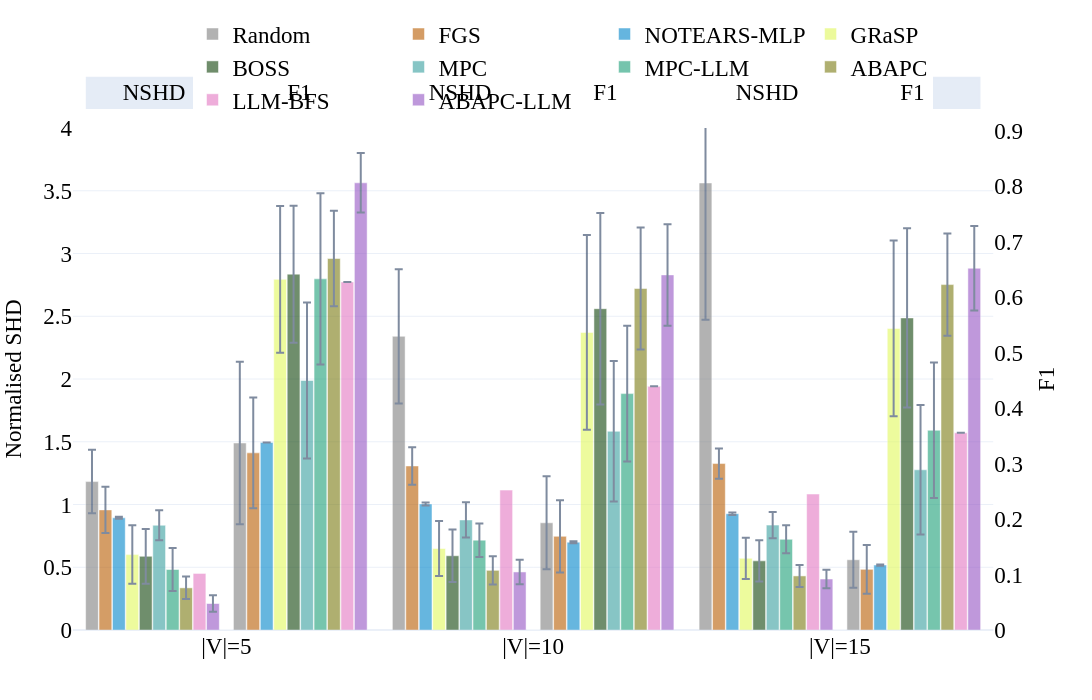
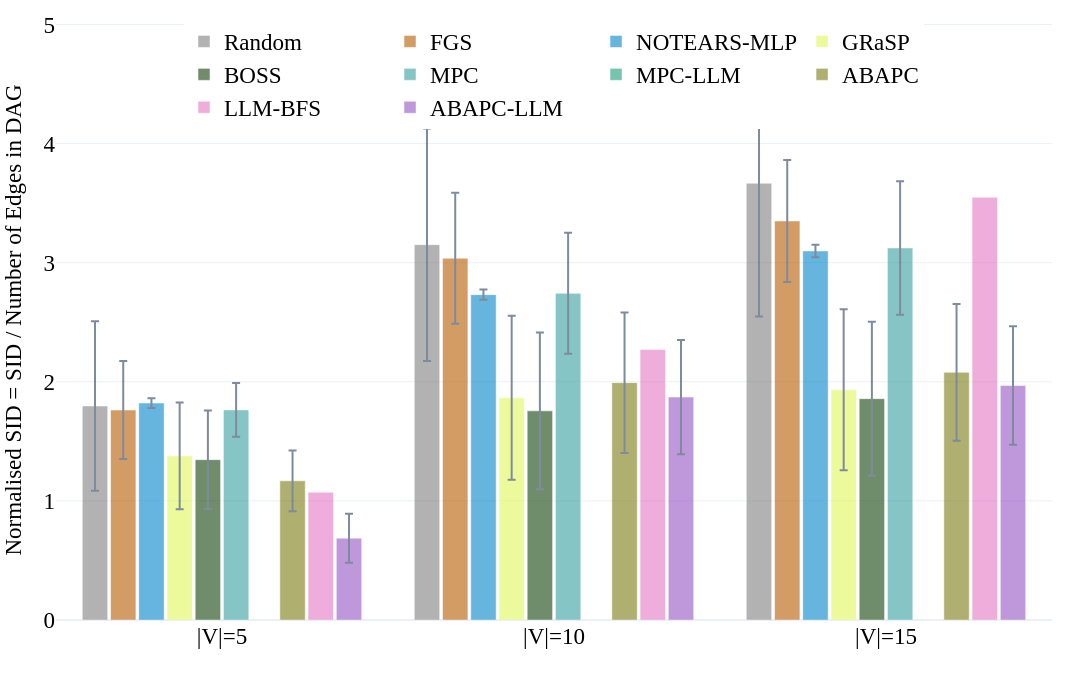
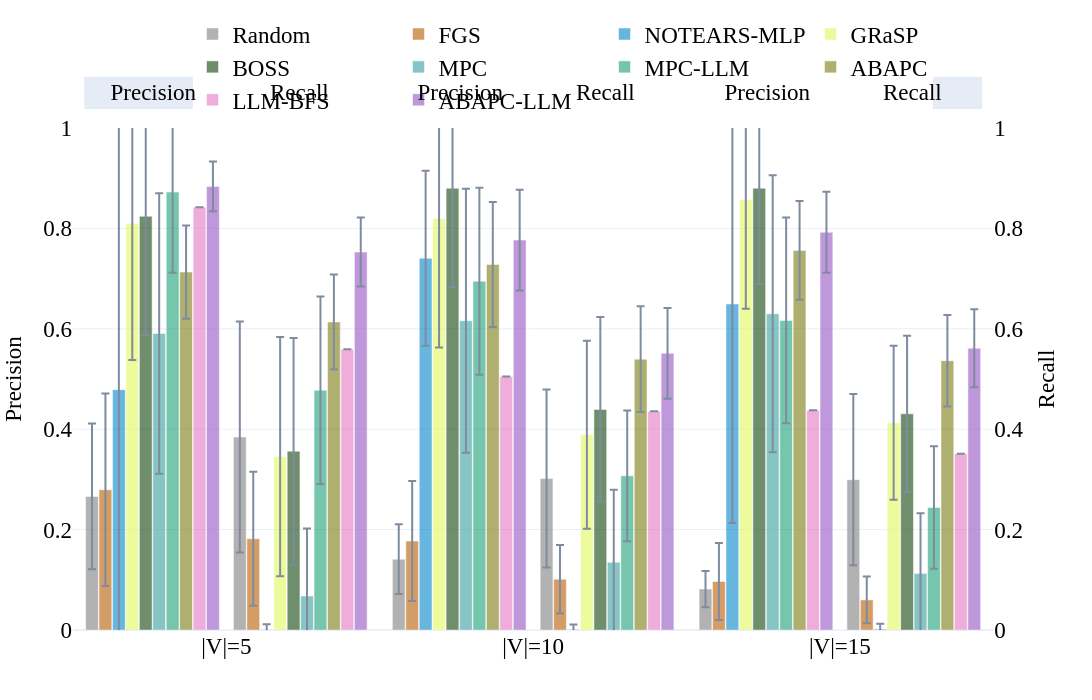
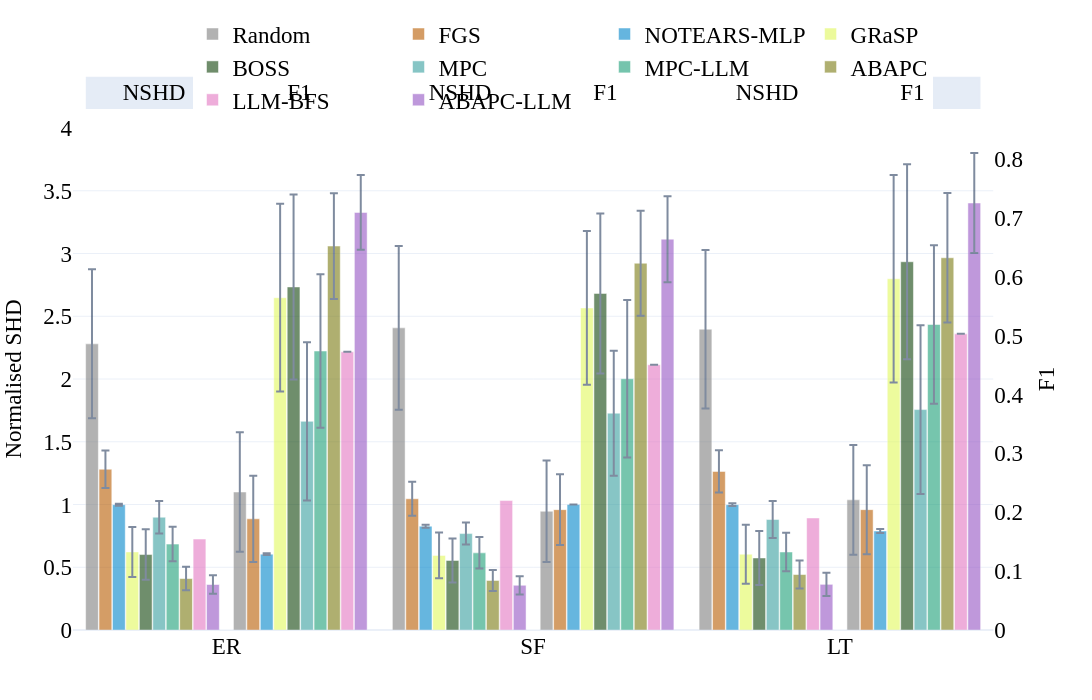

Here is the notebook cell these charts were saved with, in order:
### Code cell
if methods:
    if not dag_by_nodes.empty:
        double_bar_chart_plotly(
            dag_by_nodes,
            ['p_shd', 'F1'],
            names_dict,
            colors_dict,
            methods,
            save_figs=save_figs,
            output_name="../results/figs/Fig.8b_SHD_SID_dag_by_nodes.html",
            debug=False,
            range_y1=[0, 4],
            range_y2=[0, 1],
            font_size=23,
        )
        dag_nodes_coverage = (
            dag_by_nodes
            .pivot_table(index='dataset', columns='model', values='graph_count', aggfunc='max', fill_value=0)
            .astype(int)
        )
        bar_chart_plotly(
            dag_by_nodes,
            'p_SID',
            names_dict,
            colors_dict,
            methods,
            save_figs=save_figs,
            output_name="../results/figs/Fig.8b_SHD_SID_dag_by_nodes_F1.html",
            debug=False,
            font_size=23,
        )
        double_bar_chart_plotly(
            dag_by_nodes,
            ['precision', 'recall'],
            names_dict,
            colors_dict,
            methods,
            save_figs=save_figs,
            output_name="../results/figs/Fig.8b_SHD_SID_dag_by_nodes_precision_recall.html",
            debug=False,
            range_y1=[0, 1],
            range_y2=[0, 1],
            font_size=23,
        )
        display(dag_nodes_coverage)
    else:
        print('No DAG node-level aggregation available.')
    if not dag_by_graph_type.empty:
        double_bar_chart_plotly(
            dag_by_graph_type,
            ['p_shd', 'F1'],
            names_dict,
            colors_dict,
            methods,
            save_figs=save_figs,
            output_name="../results/figs/Fig.8c_SHD_SID_dag_by_type.html",
            debug=False,
            range_y1=[0, 4],
            range_y2=[0, 1],
            font_size=23,
        )
        bar_chart_plotly(
            dag_by_graph_type,
            'p_SID',
            names_dict,
            colors_dict,
            methods,
            save_figs=save_figs,
            output_name="../results/figs/Fig.8c_SHD_SID_dag_by_type_F1.html",
            debug=False,
            font_size=23,
        )
        double_bar_chart_plotly(
            dag_by_graph_type,
            ['precision', 'recall'],
            names_dict,
            colors_dict,
            methods,
            save_figs=save_figs,
            output_name="../results/figs/Fig.8c_SHD_SID_dag_by_type_precision_recall.html",
            debug=False,
            range_y1=[0, 1],
            range_y2=[0, 1],
            font_size=23,
        )

        dag_type_coverage = (
            dag_by_graph_type
            .pivot_table(index='dataset', columns='model', values='graph_count', aggfunc='max', fill_value=0)
            .astype(int)
        )
        display(dag_type_coverage)
    else:
        print('No DAG graph-type aggregation available.')
else:
    print('No methods configured for the grouped DAG plots.')

### Figure 1 — Plotly figure (JSON) as saved in the notebook; plotly's stock layout.template omitted (floating-point values rounded to 4 significant figures)
{"data": [{"error_y": {"array": [0.2529, 0.5347, 1.09], "type": "data", "visible": true}, "marker": {"color": "#7f7f7f"}, "name": "Random", "offsetgroup": "0", "opacity": 0.6, "showlegend": true, "type": "bar", "x": ["|V|=5", "|V|=10", "|V|=15"], "y": [1.183, 2.34, 3.562], "yaxis": "y"}, {"error_y": {"array": [0.1839, 0.1494, 0.12], "type": "data", "visible": true}, "marker": {"color": "#b85c00"}, "name": "FGS", "offsetgroup": "1", "opacity": 0.6, "showlegend": true, "type": "bar", "x": ["|V|=5", "|V|=10", "|V|=15"], "y": [0.9571, 1.307, 1.326], "yaxis": "y"}, {"error_y": {"array": [0.008476, 0.01185, 0.0102], "type": "data", "visible": true}, "marker": {"color": "#0085CA"}, "name": "NOTEARS-MLP", "offsetgroup": "2", "opacity": 0.6, "showlegend": true, "type": "bar", "x": ["|V|=5", "|V|=10", "|V|=15"], "y": [0.8939, 1.004, 0.9266], "yaxis": "y"}, {"error_y": {"array": [0.233, 0.2185, 0.1644], "type": "data", "visible": true}, "marker": {"color": "#e1f85c"}, "name": "GRaSP", "offsetgroup": "3", "opacity": 0.6, "showlegend": true, "type": "bar", "x": ["|V|=5", "|V|=10", "|V|=15"], "y": [0.6007, 0.6492, 0.5712], "yaxis": "y"}, {"error_y": {"array": [0.2177, 0.2099, 0.164], "type": "data", "visible": true}, "marker": {"color": "#10430A"}, "name": "BOSS", "offsetgroup": "4", "opacity": 0.6, "showlegend": true, "type": "bar", "x": ["|V|=5", "|V|=10", "|V|=15"], "y": [0.587, 0.5915, 0.5509], "yaxis": "y"}, {"error_y": {"array": [0.1193, 0.1408, 0.1045], "type": "data", "visible": true}, "marker": {"color": "#379f9f"}, "name": "MPC", "offsetgroup": "5", "opacity": 0.6, "showlegend": true, "type": "bar", "x": ["|V|=5", "|V|=10", "|V|=15"], "y": [0.8347, 0.8769, 0.8357], "yaxis": "y"}, {"error_y": {"array": [0.171, 0.1336, 0.1117], "type": "data", "visible": true}, "marker": {"color": "#1b9e77"}, "name": "MPC-LLM", "offsetgroup": "6", "opacity": 0.6, "showlegend": true, "type": "bar", "x": ["|V|=5", "|V|=10", "|V|=15"], "y": [0.482, 0.716, 0.7225], "yaxis": "y"}, {"error_y": {"array": [0.08962, 0.1126, 0.08743], "type": "data", "visible": true}, "marker": {"color": "#7b7b12"}, "name": "ABAPC", "offsetgroup": "7", "opacity": 0.6, "showlegend": true, "type": "bar", "x": ["|V|=5", "|V|=10", "|V|=15"], "y": [0.3358, 0.4756, 0.431], "yaxis": "y"}, {"error_y": {"array": [NaN, NaN, NaN], "type": "data", "visible": true}, "marker": {"color": "#e377c2"}, "name": "LLM-BFS", "offsetgroup": "8", "opacity": 0.6, "showlegend": true, "type": "bar", "x": ["|V|=5", "|V|=10", "|V|=15"], "y": [0.4508, 1.115, 1.084], "yaxis": "y"}, {"error_y": {"array": [0.06582, 0.09808, 0.07444], "type": "data", "visible": true}, "marker": {"color": "#9454c4"}, "name": "ABAPC-LLM", "offsetgroup": "9", "opacity": 0.6, "showlegend": true, "type": "bar", "x": ["|V|=5", "|V|=10", "|V|=15"], "y": [0.211, 0.4626, 0.4064], "yaxis": "y"}, {"marker": {"color": "white"}, "name": "", "offsetgroup": "10", "opacity": 1, "showlegend": false, "type": "bar", "x": ["|V|=5", "|V|=10", "|V|=15"], "y": [0.0, 0.0, 0.0]}, {"error_y": {"array": [0.1467, 0.08389, 0.05056], "type": "data", "visible": true}, "marker": {"color": "#7f7f7f"}, "name": "Random", "offsetgroup": "11", "opacity": 0.6, "showlegend": false, "type": "bar", "x": ["|V|=5", "|V|=10", "|V|=15"], "y": [0.3372, 0.1933, 0.1267], "yaxis": "y2"}, {"error_y": {"array": [0.1, 0.065, 0.04389], "type": "data", "visible": true}, "marker": {"color": "#b85c00"}, "name": "FGS", "offsetgroup": "12", "opacity": 0.6, "showlegend": false, "type": "bar", "x": ["|V|=5", "|V|=10", "|V|=15"], "y": [0.3194, 0.1689, 0.1094], "yaxis": "y2"}, {"error_y": {"array": [0.0, 0.001667, 0.001111], "type": "data", "visible": true}, "marker": {"color": "#0085CA"}, "name": "NOTEARS-MLP", "offsetgroup": "13", "opacity": 0.6, "showlegend": false, "type": "bar", "x": ["|V|=5", "|V|=10", "|V|=15"], "y": [0.3383, 0.1583, 0.1171], "yaxis": "y2"}, {"error_y": {"array": [0.1324, 0.1756, 0.1583], "type": "data", "visible": true}, "marker": {"color": "#e1f85c"}, "name": "GRaSP", "offsetgroup": "14", "opacity": 0.6, "showlegend": false, "type": "bar", "x": ["|V|=5", "|V|=10", "|V|=15"], "y": [0.6324, 0.5367, 0.5439], "yaxis": "y2"}, {"error_y": {"array": [0.1235, 0.1728, 0.1617], "type": "data", "visible": true}, "marker": {"color": "#10430A"}, "name": "BOSS", "offsetgroup": "15", "opacity": 0.6, "showlegend": false, "type": "bar", "x": ["|V|=5", "|V|=10", "|V|=15"], "y": [0.6418, 0.5794, 0.5628], "yaxis": "y2"}, {"error_y": {"array": [0.1406, 0.1267, 0.1167], "type": "data", "visible": true}, "marker": {"color": "#379f9f"}, "name": "MPC", "offsetgroup": "16", "opacity": 0.6, "showlegend": false, "type": "bar", "x": ["|V|=5", "|V|=10", "|V|=15"], "y": [0.45, 0.3583, 0.2889], "yaxis": "y2"}, {"error_y": {"array": [0.1544, 0.1222, 0.1222], "type": "data", "visible": true}, "marker": {"color": "#1b9e77"}, "name": "MPC-LLM", "offsetgroup": "17", "opacity": 0.6, "showlegend": false, "type": "bar", "x": ["|V|=5", "|V|=10", "|V|=15"], "y": [0.6332, 0.4263, 0.3601], "yaxis": "y2"}, {"error_y": {"array": [0.08622, 0.1101, 0.09229], "type": "data", "visible": true}, "marker": {"color": "#7b7b12"}, "name": "ABAPC", "offsetgroup": "18", "opacity": 0.6, "showlegend": false, "type": "bar", "x": ["|V|=5", "|V|=10", "|V|=15"], "y": [0.6699, 0.6158, 0.6229], "yaxis": "y2"}, {"error_y": {"array": [null, null, null], "type": "data", "visible": true}, "marker": {"color": "#e377c2"}, "name": "LLM-BFS", "offsetgroup": "19", "opacity": 0.6, "showlegend": false, "type": "bar", "x": ["|V|=5", "|V|=10", "|V|=15"], "y": [0.6278, 0.4394, 0.3557], "yaxis": "y2"}, {"error_y": {"array": [0.05358, 0.09155, 0.07608], "type": "data", "visible": true}, "marker": {"color": "#9454c4"}, "name": "ABAPC-LLM", "offsetgroup": "20", "opacity": 0.6, "showlegend": false, "type": "bar", "x": ["|V|=5", "|V|=10", "|V|=15"], "y": [0.8065, 0.6404, 0.6524], "yaxis": "y2"}], "layout": {"annotations": [{"font": {"color": "black", "size": 23}, "showarrow": false, "text": "         NSHD         ", "x": 0.0875, "xanchor": "center", "xref": "x domain", "y": 1.07, "yanchor": "middle", "yref": "y domain"}, {"font": {"color": "black", "size": 23}, "showarrow": false, "text": "           F1           ", "x": 0.2458, "xanchor": "center", "xref": "x domain", "y": 1.07, "yanchor": "middle", "yref": "y domain"}, {"font": {"color": "black", "size": 23}, "showarrow": false, "text": "         NSHD         ", "x": 0.4208, "xanchor": "center", "xref": "x domain", "y": 1.07, "yanchor": "middle", "yref": "y domain"}, {"font": {"color": "black", "size": 23}, "showarrow": false, "text": "           F1           ", "x": 0.5792, "xanchor": "center", "xref": "x domain", "y": 1.07, "yanchor": "middle", "yref": "y domain"}, {"font": {"color": "black", "size": 23}, "showarrow": false, "text": "         NSHD         ", "x": 0.7542, "xanchor": "center", "xref": "x domain", "y": 1.07, "yanchor": "middle", "yref": "y domain"}, {"font": {"color": "black", "size": 23}, "showarrow": false, "text": "           F1           ", "x": 0.9125, "xanchor": "center", "xref": "x domain", "y": 1.07, "yanchor": "middle", "yref": "y domain"}], "bargap": 0.08, "bargroupgap": 0.05, "barmode": "group", "font": {"color": "black", "family": "Serif", "size": 23}, "height": 700, "hovermode": "x unified", "legend": {"orientation": "h", "x": 0.5, "xanchor": "center", "y": 1.23, "yanchor": "top"}, "margin": {"b": 70, "l": 40, "r": 40, "t": 80}, "shapes": [{"fillcolor": "#E5ECF6", "layer": "below", "line": {"color": "#E5ECF6", "width": 2}, "type": "rect", "x0": 0.015, "x1": 0.16, "xref": "x domain", "y0": 1.04, "y1": 1.1, "yref": "y domain"}, {"fillcolor": "#E5ECF6", "layer": "below", "line": {"color": "#E5ECF6", "width": 2}, "type": "rect", "x0": 0.1733, "x1": 0.3183, "xref": "x domain", "y0": 1.04, "y1": 1.1, "yref": "y domain"}, {"fillcolor": "#E5ECF6", "layer": "below", "line": {"color": "#E5ECF6", "width": 2}, "type": "rect", "x0": 0.3483, "x1": 0.4933, "xref": "x domain", "y0": 1.04, "y1": 1.1, "yref": "y domain"}, {"fillcolor": "#E5ECF6", "layer": "below", "line": {"color": "#E5ECF6", "width": 2}, "type": "rect", "x0": 0.5067, "x1": 0.6517, "xref": "x domain", "y0": 1.04, "y1": 1.1, "yref": "y domain"}, {"fillcolor": "#E5ECF6", "layer": "below", "line": {"color": "#E5ECF6", "width": 2}, "type": "rect", "x0": 0.6817, "x1": 0.8267, "xref": "x domain", "y0": 1.04, "y1": 1.1, "yref": "y domain"}, {"fillcolor": "#E5ECF6", "layer": "below", "line": {"color": "#E5ECF6", "width": 2}, "type": "rect", "x0": 0.84, "x1": 0.985, "xref": "x domain", "y0": 1.04, "y1": 1.1, "yref": "y domain"}], "width": 1600, "xaxis": {"anchor": "y", "domain": [0.0, 0.94]}, "yaxis": {"anchor": "x", "domain": [0.0, 1.0], "range": [0, 4], "title": {"font": {"size": 23}, "text": "Normalised SHD"}}, "yaxis2": {"anchor": "x", "overlaying": "y", "scaleanchor": 0, "showgrid": false, "showline": false, "showticklabels": true, "side": "right", "title": {"font": {"size": 23}, "text": "F1"}, "zeroline": true}}}

### Figure 2 — Plotly figure (JSON) as saved in the notebook; plotly's stock layout.template omitted (floating-point values rounded to 4 significant figures)
{"data": [{"error_y": {"array": [0.7111, 0.9765, 1.119], "type": "data", "visible": true}, "marker": {"color": "#7f7f7f"}, "name": "Random", "opacity": 0.6, "type": "bar", "x": ["|V|=5", "|V|=10", "|V|=15"], "y": [1.796, 3.151, 3.667]}, {"error_y": {"array": [0.4115, 0.5496, 0.512], "type": "data", "visible": true}, "marker": {"color": "#b85c00"}, "name": "FGS", "opacity": 0.6, "type": "bar", "x": ["|V|=5", "|V|=10", "|V|=15"], "y": [1.763, 3.038, 3.351]}, {"error_y": {"array": [0.04102, 0.04209, 0.05188], "type": "data", "visible": true}, "marker": {"color": "#0085CA"}, "name": "NOTEARS-MLP", "opacity": 0.6, "type": "bar", "x": ["|V|=5", "|V|=10", "|V|=15"], "y": [1.822, 2.732, 3.099]}, {"error_y": {"array": [0.4479, 0.6886, 0.6763], "type": "data", "visible": true}, "marker": {"color": "#e1f85c"}, "name": "GRaSP", "opacity": 0.6, "type": "bar", "x": ["|V|=5", "|V|=10", "|V|=15"], "y": [1.379, 1.865, 1.933]}, {"error_y": {"array": [0.4127, 0.6578, 0.6466], "type": "data", "visible": true}, "marker": {"color": "#10430A"}, "name": "BOSS", "opacity": 0.6, "type": "bar", "x": ["|V|=5", "|V|=10", "|V|=15"], "y": [1.346, 1.756, 1.859]}, {"error_y": {"array": [0.2254, 0.5081, 0.5601], "type": "data", "visible": true}, "marker": {"color": "#379f9f"}, "name": "MPC", "opacity": 0.6, "type": "bar", "x": ["|V|=5", "|V|=10", "|V|=15"], "y": [1.764, 2.743, 3.124]}, {"error_y": {"array": [NaN, NaN, NaN], "type": "data", "visible": true}, "marker": {"color": "#1b9e77"}, "name": "MPC-LLM", "opacity": 0.6, "type": "bar", "x": ["|V|=5", "|V|=10", "|V|=15"], "y": [NaN, NaN, NaN]}, {"error_y": {"array": [0.255, 0.5899, 0.5746], "type": "data", "visible": true}, "marker": {"color": "#7b7b12"}, "name": "ABAPC", "opacity": 0.6, "type": "bar", "x": ["|V|=5", "|V|=10", "|V|=15"], "y": [1.169, 1.993, 2.079]}, {"error_y": {"array": [NaN, NaN, NaN], "type": "data", "visible": true}, "marker": {"color": "#e377c2"}, "name": "LLM-BFS", "opacity": 0.6, "type": "bar", "x": ["|V|=5", "|V|=10", "|V|=15"], "y": [1.073, 2.27, 3.549]}, {"error_y": {"array": [0.2054, 0.4797, 0.4979], "type": "data", "visible": true}, "marker": {"color": "#9454c4"}, "name": "ABAPC-LLM", "opacity": 0.6, "type": "bar", "x": ["|V|=5", "|V|=10", "|V|=15"], "y": [0.6867, 1.872, 1.969]}], "layout": {"bargap": 0.15, "bargroupgap": 0.1, "barmode": "group", "font": {"color": "black", "family": "Serif", "size": 23}, "height": 700, "hovermode": "x unified", "legend": {"orientation": "h", "x": 0.5, "xanchor": "center", "y": 1, "yanchor": "top"}, "margin": {"b": 80, "l": 40, "r": 40, "t": 20}, "width": 1600, "yaxis": {"title": {"font": {"size": 23}, "text": "Normalised SID = SID / Number of Edges in DAG"}}}}

### Figure 3 — Plotly figure (JSON) as saved in the notebook; plotly's stock layout.template omitted (floating-point values rounded to 4 significant figures)
{"data": [{"error_y": {"array": [0.145, 0.06944, 0.03611], "type": "data", "visible": true}, "marker": {"color": "#7f7f7f"}, "name": "Random", "offsetgroup": "0", "opacity": 0.6, "showlegend": true, "type": "bar", "x": ["|V|=5", "|V|=10", "|V|=15"], "y": [0.2661, 0.1411, 0.08167], "yaxis": "y"}, {"error_y": {"array": [0.1917, 0.1194, 0.07667], "type": "data", "visible": true}, "marker": {"color": "#b85c00"}, "name": "FGS", "offsetgroup": "1", "opacity": 0.6, "showlegend": true, "type": "bar", "x": ["|V|=5", "|V|=10", "|V|=15"], "y": [0.2794, 0.1772, 0.09667], "yaxis": "y"}, {"error_y": {"array": [0.542, 0.1743, 0.4362], "type": "data", "visible": true}, "marker": {"color": "#0085CA"}, "name": "NOTEARS-MLP", "offsetgroup": "2", "opacity": 0.6, "showlegend": true, "type": "bar", "x": ["|V|=5", "|V|=10", "|V|=15"], "y": [0.4788, 0.7407, 0.6493], "yaxis": "y"}, {"error_y": {"array": [0.2724, 0.2567, 0.2167], "type": "data", "visible": true}, "marker": {"color": "#e1f85c"}, "name": "GRaSP", "offsetgroup": "3", "opacity": 0.6, "showlegend": true, "type": "bar", "x": ["|V|=5", "|V|=10", "|V|=15"], "y": [0.81, 0.8194, 0.8567], "yaxis": "y"}, {"error_y": {"array": [0.2371, 0.1972, 0.1906], "type": "data", "visible": true}, "marker": {"color": "#10430A"}, "name": "BOSS", "offsetgroup": "4", "opacity": 0.6, "showlegend": true, "type": "bar", "x": ["|V|=5", "|V|=10", "|V|=15"], "y": [0.8241, 0.88, 0.88], "yaxis": "y"}, {"error_y": {"array": [0.2794, 0.2628, 0.2761], "type": "data", "visible": true}, "marker": {"color": "#379f9f"}, "name": "MPC", "offsetgroup": "5", "opacity": 0.6, "showlegend": true, "type": "bar", "x": ["|V|=5", "|V|=10", "|V|=15"], "y": [0.5906, 0.6161, 0.63], "yaxis": "y"}, {"error_y": {"array": [0.1606, 0.1861, 0.205], "type": "data", "visible": true}, "marker": {"color": "#1b9e77"}, "name": "MPC-LLM", "offsetgroup": "6", "opacity": 0.6, "showlegend": true, "type": "bar", "x": ["|V|=5", "|V|=10", "|V|=15"], "y": [0.8723, 0.6947, 0.6167], "yaxis": "y"}, {"error_y": {"array": [0.09287, 0.1245, 0.09848], "type": "data", "visible": true}, "marker": {"color": "#7b7b12"}, "name": "ABAPC", "offsetgroup": "7", "opacity": 0.6, "showlegend": true, "type": "bar", "x": ["|V|=5", "|V|=10", "|V|=15"], "y": [0.713, 0.7282, 0.7562], "yaxis": "y"}, {"error_y": {"array": [null, null, null], "type": "data", "visible": true}, "marker": {"color": "#e377c2"}, "name": "LLM-BFS", "offsetgroup": "8", "opacity": 0.6, "showlegend": true, "type": "bar", "x": ["|V|=5", "|V|=10", "|V|=15"], "y": [0.8423, 0.505, 0.4379], "yaxis": "y"}, {"error_y": {"array": [0.04968, 0.1004, 0.08045], "type": "data", "visible": true}, "marker": {"color": "#9454c4"}, "name": "ABAPC-LLM", "offsetgroup": "9", "opacity": 0.6, "showlegend": true, "type": "bar", "x": ["|V|=5", "|V|=10", "|V|=15"], "y": [0.8837, 0.7768, 0.7923], "yaxis": "y"}, {"marker": {"color": "white"}, "name": "", "offsetgroup": "10", "opacity": 1, "showlegend": false, "type": "bar", "x": ["|V|=5", "|V|=10", "|V|=15"], "y": [0.0, 0.0, 0.0]}, {"error_y": {"array": [0.23, 0.1772, 0.1706], "type": "data", "visible": true}, "marker": {"color": "#7f7f7f"}, "name": "Random", "offsetgroup": "11", "opacity": 0.6, "showlegend": false, "type": "bar", "x": ["|V|=5", "|V|=10", "|V|=15"], "y": [0.3844, 0.3017, 0.2994], "yaxis": "y2"}, {"error_y": {"array": [0.1333, 0.06833, 0.04667], "type": "data", "visible": true}, "marker": {"color": "#b85c00"}, "name": "FGS", "offsetgroup": "12", "opacity": 0.6, "showlegend": false, "type": "bar", "x": ["|V|=5", "|V|=10", "|V|=15"], "y": [0.1817, 0.1011, 0.06], "yaxis": "y2"}, {"error_y": {"array": [0.01111, 0.01, 0.01056], "type": "data", "visible": true}, "marker": {"color": "#0085CA"}, "name": "NOTEARS-MLP", "offsetgroup": "13", "opacity": 0.6, "showlegend": false, "type": "bar", "x": ["|V|=5", "|V|=10", "|V|=15"], "y": [0.0005556, 0.001111, 0.001667], "yaxis": "y2"}, {"error_y": {"array": [0.2383, 0.1872, 0.1533], "type": "data", "visible": true}, "marker": {"color": "#e1f85c"}, "name": "GRaSP", "offsetgroup": "14", "opacity": 0.6, "showlegend": false, "type": "bar", "x": ["|V|=5", "|V|=10", "|V|=15"], "y": [0.3456, 0.3889, 0.4128], "yaxis": "y2"}, {"error_y": {"array": [0.2256, 0.1839, 0.1556], "type": "data", "visible": true}, "marker": {"color": "#10430A"}, "name": "BOSS", "offsetgroup": "15", "opacity": 0.6, "showlegend": false, "type": "bar", "x": ["|V|=5", "|V|=10", "|V|=15"], "y": [0.3561, 0.4394, 0.4306], "yaxis": "y2"}, {"error_y": {"array": [0.1344, 0.1444, 0.12], "type": "data", "visible": true}, "marker": {"color": "#379f9f"}, "name": "MPC", "offsetgroup": "16", "opacity": 0.6, "showlegend": false, "type": "bar", "x": ["|V|=5", "|V|=10", "|V|=15"], "y": [0.06778, 0.135, 0.1128], "yaxis": "y2"}, {"error_y": {"array": [0.1867, 0.13, 0.1222], "type": "data", "visible": true}, "marker": {"color": "#1b9e77"}, "name": "MPC-LLM", "offsetgroup": "17", "opacity": 0.6, "showlegend": false, "type": "bar", "x": ["|V|=5", "|V|=10", "|V|=15"], "y": [0.4776, 0.307, 0.244], "yaxis": "y2"}, {"error_y": {"array": [0.09455, 0.1052, 0.09108], "type": "data", "visible": true}, "marker": {"color": "#7b7b12"}, "name": "ABAPC", "offsetgroup": "18", "opacity": 0.6, "showlegend": false, "type": "bar", "x": ["|V|=5", "|V|=10", "|V|=15"], "y": [0.6136, 0.5395, 0.5364], "yaxis": "y2"}, {"error_y": {"array": [null, null, null], "type": "data", "visible": true}, "marker": {"color": "#e377c2"}, "name": "LLM-BFS", "offsetgroup": "19", "opacity": 0.6, "showlegend": false, "type": "bar", "x": ["|V|=5", "|V|=10", "|V|=15"], "y": [0.5591, 0.4357, 0.3512], "yaxis": "y2"}, {"error_y": {"array": [0.06878, 0.09038, 0.07755], "type": "data", "visible": true}, "marker": {"color": "#9454c4"}, "name": "ABAPC-LLM", "offsetgroup": "20", "opacity": 0.6, "showlegend": false, "type": "bar", "x": ["|V|=5", "|V|=10", "|V|=15"], "y": [0.7529, 0.5513, 0.5613], "yaxis": "y2"}], "layout": {"annotations": [{"font": {"color": "black", "size": 23}, "showarrow": false, "text": "      Precision      ", "x": 0.0875, "xanchor": "center", "xref": "x domain", "y": 1.07, "yanchor": "middle", "yref": "y domain"}, {"font": {"color": "black", "size": 23}, "showarrow": false, "text": "        Recall        ", "x": 0.2458, "xanchor": "center", "xref": "x domain", "y": 1.07, "yanchor": "middle", "yref": "y domain"}, {"font": {"color": "black", "size": 23}, "showarrow": false, "text": "      Precision      ", "x": 0.4208, "xanchor": "center", "xref": "x domain", "y": 1.07, "yanchor": "middle", "yref": "y domain"}, {"font": {"color": "black", "size": 23}, "showarrow": false, "text": "        Recall        ", "x": 0.5792, "xanchor": "center", "xref": "x domain", "y": 1.07, "yanchor": "middle", "yref": "y domain"}, {"font": {"color": "black", "size": 23}, "showarrow": false, "text": "      Precision      ", "x": 0.7542, "xanchor": "center", "xref": "x domain", "y": 1.07, "yanchor": "middle", "yref": "y domain"}, {"font": {"color": "black", "size": 23}, "showarrow": false, "text": "        Recall        ", "x": 0.9125, "xanchor": "center", "xref": "x domain", "y": 1.07, "yanchor": "middle", "yref": "y domain"}], "bargap": 0.08, "bargroupgap": 0.05, "barmode": "group", "font": {"color": "black", "family": "Serif", "size": 23}, "height": 700, "hovermode": "x unified", "legend": {"orientation": "h", "x": 0.5, "xanchor": "center", "y": 1.23, "yanchor": "top"}, "margin": {"b": 70, "l": 40, "r": 40, "t": 80}, "shapes": [{"fillcolor": "#E5ECF6", "layer": "below", "line": {"color": "#E5ECF6", "width": 2}, "type": "rect", "x0": 0.01333, "x1": 0.1617, "xref": "x domain", "y0": 1.04, "y1": 1.1, "yref": "y domain"}, {"fillcolor": "#E5ECF6", "layer": "below", "line": {"color": "#E5ECF6", "width": 2}, "type": "rect", "x0": 0.1717, "x1": 0.32, "xref": "x domain", "y0": 1.04, "y1": 1.1, "yref": "y domain"}, {"fillcolor": "#E5ECF6", "layer": "below", "line": {"color": "#E5ECF6", "width": 2}, "type": "rect", "x0": 0.3467, "x1": 0.495, "xref": "x domain", "y0": 1.04, "y1": 1.1, "yref": "y domain"}, {"fillcolor": "#E5ECF6", "layer": "below", "line": {"color": "#E5ECF6", "width": 2}, "type": "rect", "x0": 0.505, "x1": 0.6533, "xref": "x domain", "y0": 1.04, "y1": 1.1, "yref": "y domain"}, {"fillcolor": "#E5ECF6", "layer": "below", "line": {"color": "#E5ECF6", "width": 2}, "type": "rect", "x0": 0.68, "x1": 0.8283, "xref": "x domain", "y0": 1.04, "y1": 1.1, "yref": "y domain"}, {"fillcolor": "#E5ECF6", "layer": "below", "line": {"color": "#E5ECF6", "width": 2}, "type": "rect", "x0": 0.8383, "x1": 0.9867, "xref": "x domain", "y0": 1.04, "y1": 1.1, "yref": "y domain"}], "width": 1600, "xaxis": {"anchor": "y", "domain": [0.0, 0.94]}, "yaxis": {"anchor": "x", "domain": [0.0, 1.0], "range": [0, 1], "title": {"font": {"size": 23}, "text": "Precision"}}, "yaxis2": {"anchor": "x", "overlaying": "y", "range": [0, 1], "scaleanchor": 0, "showgrid": false, "showline": false, "showticklabels": true, "side": "right", "title": {"font": {"size": 23}, "text": "Recall"}, "zeroline": true}}}

### Figure 4 — Plotly figure (JSON) as saved in the notebook; plotly's stock layout.template omitted (floating-point values rounded to 4 significant figures)
{"data": [{"error_y": {"array": [0.5935, 0.6523, 0.6318], "type": "data", "visible": true}, "marker": {"color": "#7f7f7f"}, "name": "Random", "offsetgroup": "0", "opacity": 0.6, "showlegend": true, "type": "bar", "x": ["ER", "SF", "LT"], "y": [2.28, 2.408, 2.397], "yaxis": "y"}, {"error_y": {"array": [0.149, 0.1364, 0.168], "type": "data", "visible": true}, "marker": {"color": "#b85c00"}, "name": "FGS", "offsetgroup": "1", "opacity": 0.6, "showlegend": true, "type": "bar", "x": ["ER", "SF", "LT"], "y": [1.281, 1.046, 1.264], "yaxis": "y"}, {"error_y": {"array": [0.008189, 0.01205, 0.01029], "type": "data", "visible": true}, "marker": {"color": "#0085CA"}, "name": "NOTEARS-MLP", "offsetgroup": "2", "opacity": 0.6, "showlegend": true, "type": "bar", "x": ["ER", "SF", "LT"], "y": [0.9987, 0.8267, 0.9988], "yaxis": "y"}, {"error_y": {"array": [0.1993, 0.1814, 0.2351], "type": "data", "visible": true}, "marker": {"color": "#e1f85c"}, "name": "GRaSP", "offsetgroup": "3", "opacity": 0.6, "showlegend": true, "type": "bar", "x": ["ER", "SF", "LT"], "y": [0.6223, 0.5946, 0.6042], "yaxis": "y"}, {"error_y": {"array": [0.201, 0.1756, 0.215], "type": "data", "visible": true}, "marker": {"color": "#10430A"}, "name": "BOSS", "offsetgroup": "4", "opacity": 0.6, "showlegend": true, "type": "bar", "x": ["ER", "SF", "LT"], "y": [0.6011, 0.5543, 0.574], "yaxis": "y"}, {"error_y": {"array": [0.1298, 0.08753, 0.1472], "type": "data", "visible": true}, "marker": {"color": "#379f9f"}, "name": "MPC", "offsetgroup": "5", "opacity": 0.6, "showlegend": true, "type": "bar", "x": ["ER", "SF", "LT"], "y": [0.8987, 0.7683, 0.8803], "yaxis": "y"}, {"error_y": {"array": [0.1375, 0.1255, 0.1531], "type": "data", "visible": true}, "marker": {"color": "#1b9e77"}, "name": "MPC-LLM", "offsetgroup": "6", "opacity": 0.6, "showlegend": true, "type": "bar", "x": ["ER", "SF", "LT"], "y": [0.6844, 0.6147, 0.6215], "yaxis": "y"}, {"error_y": {"array": [0.09365, 0.08421, 0.112], "type": "data", "visible": true}, "marker": {"color": "#7b7b12"}, "name": "ABAPC", "offsetgroup": "7", "opacity": 0.6, "showlegend": true, "type": "bar", "x": ["ER", "SF", "LT"], "y": [0.4099, 0.3946, 0.442], "yaxis": "y"}, {"error_y": {"array": [NaN, NaN, NaN], "type": "data", "visible": true}, "marker": {"color": "#e377c2"}, "name": "LLM-BFS", "offsetgroup": "8", "opacity": 0.6, "showlegend": true, "type": "bar", "x": ["ER", "SF", "LT"], "y": [0.7248, 1.031, 0.8929], "yaxis": "y"}, {"error_y": {"array": [0.07278, 0.07288, 0.09277], "type": "data", "visible": true}, "marker": {"color": "#9454c4"}, "name": "ABAPC-LLM", "offsetgroup": "9", "opacity": 0.6, "showlegend": true, "type": "bar", "x": ["ER", "SF", "LT"], "y": [0.3626, 0.3564, 0.3639], "yaxis": "y"}, {"marker": {"color": "white"}, "name": "", "offsetgroup": "10", "opacity": 1, "showlegend": false, "type": "bar", "x": ["ER", "SF", "LT"], "y": [0.0, 0.0, 0.0]}, {"error_y": {"array": [0.1017, 0.08611, 0.09333], "type": "data", "visible": true}, "marker": {"color": "#7f7f7f"}, "name": "Random", "offsetgroup": "11", "opacity": 0.6, "showlegend": false, "type": "bar", "x": ["ER", "SF", "LT"], "y": [0.2344, 0.2017, 0.2211], "yaxis": "y2"}, {"error_y": {"array": [0.07333, 0.06, 0.07556], "type": "data", "visible": true}, "marker": {"color": "#b85c00"}, "name": "FGS", "offsetgroup": "12", "opacity": 0.6, "showlegend": false, "type": "bar", "x": ["ER", "SF", "LT"], "y": [0.1889, 0.2044, 0.2044], "yaxis": "y2"}, {"error_y": {"array": [0.001429, 0.0, 0.003333], "type": "data", "visible": true}, "marker": {"color": "#0085CA"}, "name": "NOTEARS-MLP", "offsetgroup": "13", "opacity": 0.6, "showlegend": false, "type": "bar", "x": ["ER", "SF", "LT"], "y": [0.1289, 0.2133, 0.1682], "yaxis": "y2"}, {"error_y": {"array": [0.1594, 0.1306, 0.1761], "type": "data", "visible": true}, "marker": {"color": "#e1f85c"}, "name": "GRaSP", "offsetgroup": "14", "opacity": 0.6, "showlegend": false, "type": "bar", "x": ["ER", "SF", "LT"], "y": [0.5644, 0.5471, 0.5967], "yaxis": "y2"}, {"error_y": {"array": [0.1572, 0.1359, 0.1656], "type": "data", "visible": true}, "marker": {"color": "#10430A"}, "name": "BOSS", "offsetgroup": "15", "opacity": 0.6, "showlegend": false, "type": "bar", "x": ["ER", "SF", "LT"], "y": [0.5828, 0.5718, 0.6256], "yaxis": "y2"}, {"error_y": {"array": [0.1344, 0.1061, 0.1433], "type": "data", "visible": true}, "marker": {"color": "#379f9f"}, "name": "MPC", "offsetgroup": "16", "opacity": 0.6, "showlegend": false, "type": "bar", "x": ["ER", "SF", "LT"], "y": [0.3544, 0.3683, 0.3744], "yaxis": "y2"}, {"error_y": {"array": [0.1306, 0.1339, 0.1344], "type": "data", "visible": true}, "marker": {"color": "#1b9e77"}, "name": "MPC-LLM", "offsetgroup": "17", "opacity": 0.6, "showlegend": false, "type": "bar", "x": ["ER", "SF", "LT"], "y": [0.4739, 0.4267, 0.519], "yaxis": "y2"}, {"error_y": {"array": [0.08982, 0.08909, 0.1099], "type": "data", "visible": true}, "marker": {"color": "#7b7b12"}, "name": "ABAPC", "offsetgroup": "18", "opacity": 0.6, "showlegend": false, "type": "bar", "x": ["ER", "SF", "LT"], "y": [0.6522, 0.623, 0.6323], "yaxis": "y2"}, {"error_y": {"array": [null, null, null], "type": "data", "visible": true}, "marker": {"color": "#e377c2"}, "name": "LLM-BFS", "offsetgroup": "19", "opacity": 0.6, "showlegend": false, "type": "bar", "x": ["ER", "SF", "LT"], "y": [0.4726, 0.4506, 0.5031], "yaxis": "y2"}, {"error_y": {"array": [0.06356, 0.07305, 0.08477], "type": "data", "visible": true}, "marker": {"color": "#9454c4"}, "name": "ABAPC-LLM", "offsetgroup": "20", "opacity": 0.6, "showlegend": false, "type": "bar", "x": ["ER", "SF", "LT"], "y": [0.7094, 0.6639, 0.7254], "yaxis": "y2"}], "layout": {"annotations": [{"font": {"color": "black", "size": 23}, "showarrow": false, "text": "         NSHD         ", "x": 0.0875, "xanchor": "center", "xref": "x domain", "y": 1.07, "yanchor": "middle", "yref": "y domain"}, {"font": {"color": "black", "size": 23}, "showarrow": false, "text": "           F1           ", "x": 0.2458, "xanchor": "center", "xref": "x domain", "y": 1.07, "yanchor": "middle", "yref": "y domain"}, {"font": {"color": "black", "size": 23}, "showarrow": false, "text": "         NSHD         ", "x": 0.4208, "xanchor": "center", "xref": "x domain", "y": 1.07, "yanchor": "middle", "yref": "y domain"}, {"font": {"color": "black", "size": 23}, "showarrow": false, "text": "           F1           ", "x": 0.5792, "xanchor": "center", "xref": "x domain", "y": 1.07, "yanchor": "middle", "yref": "y domain"}, {"font": {"color": "black", "size": 23}, "showarrow": false, "text": "         NSHD         ", "x": 0.7542, "xanchor": "center", "xref": "x domain", "y": 1.07, "yanchor": "middle", "yref": "y domain"}, {"font": {"color": "black", "size": 23}, "showarrow": false, "text": "           F1           ", "x": 0.9125, "xanchor": "center", "xref": "x domain", "y": 1.07, "yanchor": "middle", "yref": "y domain"}], "bargap": 0.08, "bargroupgap": 0.05, "barmode": "group", "font": {"color": "black", "family": "Serif", "size": 23}, "height": 700, "hovermode": "x unified", "legend": {"orientation": "h", "x": 0.5, "xanchor": "center", "y": 1.23, "yanchor": "top"}, "margin": {"b": 70, "l": 40, "r": 40, "t": 80}, "shapes": [{"fillcolor": "#E5ECF6", "layer": "below", "line": {"color": "#E5ECF6", "width": 2}, "type": "rect", "x0": 0.015, "x1": 0.16, "xref": "x domain", "y0": 1.04, "y1": 1.1, "yref": "y domain"}, {"fillcolor": "#E5ECF6", "layer": "below", "line": {"color": "#E5ECF6", "width": 2}, "type": "rect", "x0": 0.1733, "x1": 0.3183, "xref": "x domain", "y0": 1.04, "y1": 1.1, "yref": "y domain"}, {"fillcolor": "#E5ECF6", "layer": "below", "line": {"color": "#E5ECF6", "width": 2}, "type": "rect", "x0": 0.3483, "x1": 0.4933, "xref": "x domain", "y0": 1.04, "y1": 1.1, "yref": "y domain"}, {"fillcolor": "#E5ECF6", "layer": "below", "line": {"color": "#E5ECF6", "width": 2}, "type": "rect", "x0": 0.5067, "x1": 0.6517, "xref": "x domain", "y0": 1.04, "y1": 1.1, "yref": "y domain"}, {"fillcolor": "#E5ECF6", "layer": "below", "line": {"color": "#E5ECF6", "width": 2}, "type": "rect", "x0": 0.6817, "x1": 0.8267, "xref": "x domain", "y0": 1.04, "y1": 1.1, "yref": "y domain"}, {"fillcolor": "#E5ECF6", "layer": "below", "line": {"color": "#E5ECF6", "width": 2}, "type": "rect", "x0": 0.84, "x1": 0.985, "xref": "x domain", "y0": 1.04, "y1": 1.1, "yref": "y domain"}], "width": 1600, "xaxis": {"anchor": "y", "domain": [0.0, 0.94]}, "yaxis": {"anchor": "x", "domain": [0.0, 1.0], "range": [0, 4], "title": {"font": {"size": 23}, "text": "Normalised SHD"}}, "yaxis2": {"anchor": "x", "overlaying": "y", "scaleanchor": 0, "showgrid": false, "showline": false, "showticklabels": true, "side": "right", "title": {"font": {"size": 23}, "text": "F1"}, "zeroline": true}}}
